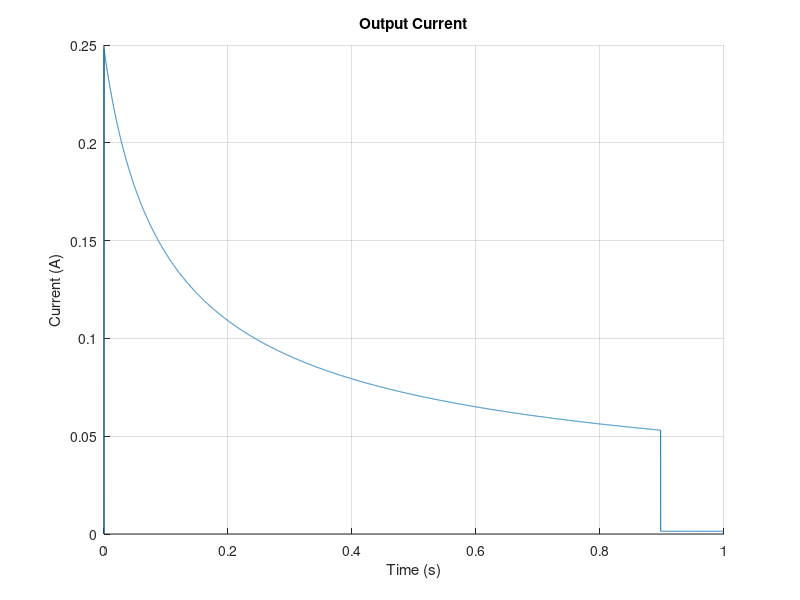
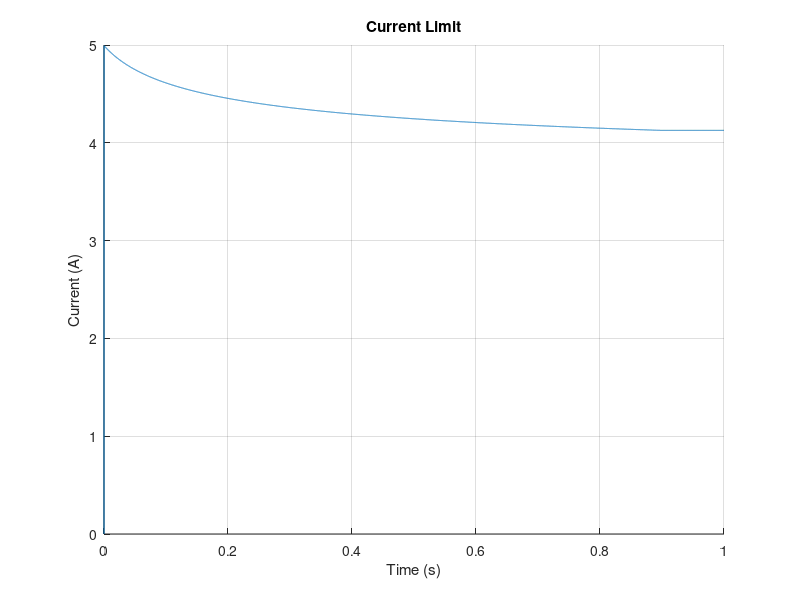
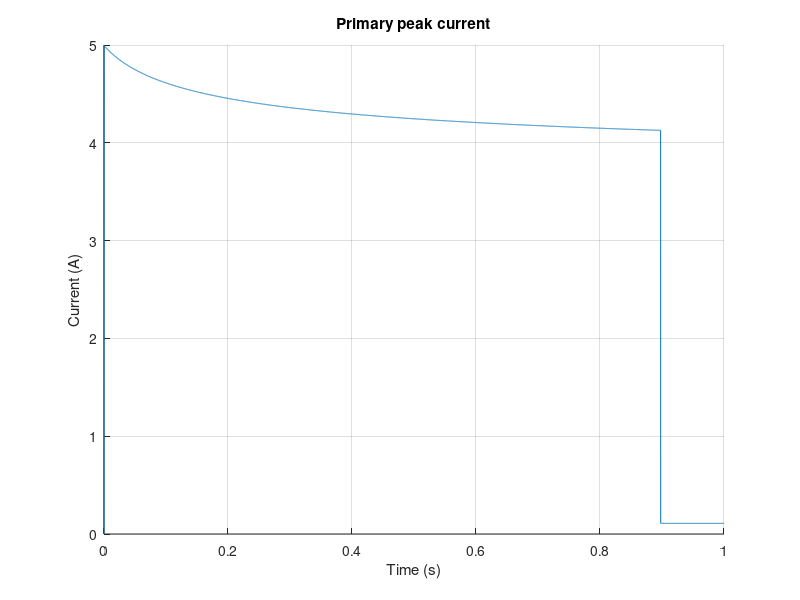
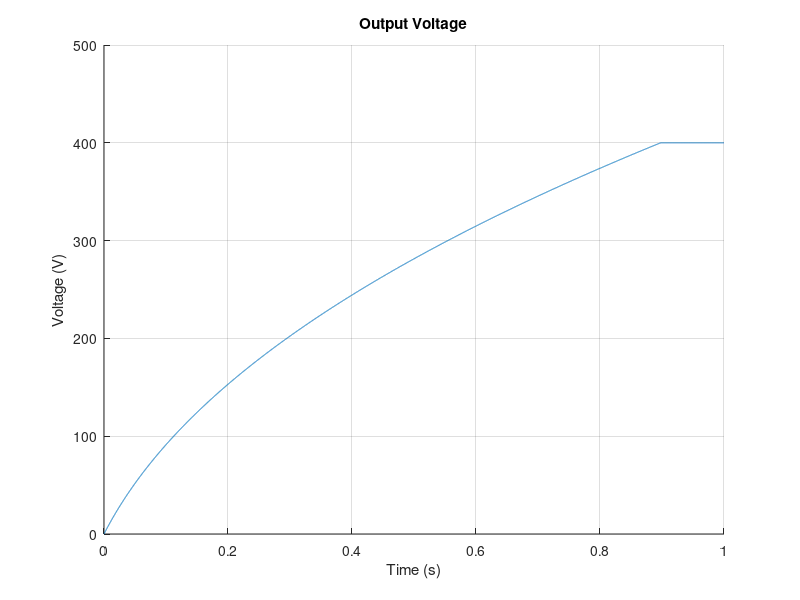

Recreate these plots in MATLAB, in order. (Note: this script raises an error after producing the figures.)
% LM5022 Datasheet: https://www.ti.com/lit/ds/symlink/lm5022.pdf
% LM5022 Flyback reference design: https://www.ti.com/lit/ug/tiduco4/tiduco4.pdf
% Opto feedback design doc: https://www.ti.com/lit/an/sluaa66/sluaa66.pdf

% Simulation settings
PRODUCE_PLOTS = 1;

% Simulation time steps
t_end = 1;
t_step = t_end/1e4;

% Capacitor Specs
Cload = 200e-6; % Output capacitance
ESRload = 2.1e-3; % ESR of output capacitor; 2P2S configuration means effective ESR is the same as one of the 4 caps.

% Bleed Resistor
Rload = 286e3; % Bleed resistor for Steady State calcs

% Output Diode Forward Voltage
Vf = 1.2; % Output Diode Forward Voltage

% Design details
Vload_max = 400; % Output regulation voltage limit
N12 = 1/20; % Transformer N1:N2
Vin = 12; % 12 < Vin < 16.8
fsw = 250e3; % 250khz
Ripple_ratio = 0.03; % 3% Vin ripple ratio requirement

% Transformer specs
Lpri = 5.1e-6;
Lpri_leakage = Lpri*.03;
Lsec = 2e-3;

% Change Rsns, Rs2, and Rs1 to change the current limit
Rsns = 100e-3; % Primary side switch current sense resistor
Rs2 = 1e3; % Rs2 and Rs1 are as referred to in LM5022 datasheet. 
Rs1 = 100;

%LM5022 params
Dmax = 0.9; % Maximum duty cycle
Vcl = 0.5; % Current limit thresh
Icl = 45e-6; % Current limit injected current
Rcl_int = 2e3; % internal current limit resistance

%GaN FET params
Rdson = 1.8e-3;
Qg = 23e-9;
Coss = 1e-9;
Rgate_tot = 5; % MOSFET Rg + any external gate resistor
Vdrive = 6;
Vdsmax = 100; % Raw max VDS stress

% Snubber specs
Vds_fos = 1.5; % FOS to apply to VDS
Vsn_ripple_max = 0.2; % Ratio of vsn max ripple to vsn

%Simulation outputs
Vload = zeros([t_end / t_step + 1 1]); % Output load voltage
Iload = zeros([t_end / t_step + 1 1]); % Output load current, which equals Isec_avg
Ilim = zeros([t_end / t_step + 1 1]); % Current limit resulting from Rsns, Rs1/Rs2, and current limit comparator
Ipri_pk = zeros([t_end / t_step + 1 1]); % Primary side peak current
Isec_pk = zeros([t_end / t_step + 1 1]); % Secondary side peak current
Ipri_avgpk = zeros([t_end / t_step + 1 1]); % Primary side average current during on time
Isec_avgpk = zeros([t_end / t_step + 1 1]); % Secondary side average current during on time
D = zeros([t_end / t_step + 1 1]); % Switch Duty Cycle

%Intermediate vals for CCM calculation
Lpri_crit = zeros([t_end / t_step + 1 1]);
Lsec_crit = zeros([t_end / t_step + 1 1]);

t_charged = 0;

t = zeros([t_end / t_step + 1 1]);

index = 1;
while (t(index) < t_end - 1e-12) 

    % Duty cycle and switch voltage/current calculations
    D(index + 1) = min((Vload(index) + Vf)*N12 / (Vin + (Vload(index) + Vf)*N12), Dmax);
    Ilim(index + 1) = max((Vcl - (Rs2 + Rs1 + Rcl_int) * Icl * D(index + 1)) / Rsns, 0);
    if (Vload (index) >= Vload_max)
        if (t_charged == 0)
            t_charged = t(index);
        end
        Vload (index + 1) = Vload(index); % Assume perfect DC regulation (I know, I know...)
        Iload(index + 1) = Vload(index + 1) / Rload;
        Isec_avgpk(index + 1) = Iload(index + 1) / (1 - D(index + 1));
        Isec_pk(index + 1) = 2 * Isec_avgpk(index + 1) / (2 - (1 - D(index + 1)));
        Ipri_avgpk(index + 1) = Isec_avgpk(index + 1) / N12;
        Ipri_pk(index + 1) = 2 * Ipri_avgpk(index + 1) / (2 - D(index + 1));
    else
        Ipri_pk(index + 1) = Ilim(index + 1);
        Ipri_avgpk(index + 1) = Ipri_pk(index + 1) * (2 - D(index + 1)) / 2;
        Isec_avgpk(index + 1) = Ipri_avgpk(index + 1) * N12;
        Iload(index + 1) = Isec_avgpk(index + 1) * (1 - D(index + 1));
        Vload(index + 1) = Vload(index) + (Iload(index + 1) - Vload(index) / Rload) * t_step / Cload;
    end

    % CCM calculation
    Lsec_crit(index + 1) = (1 - D(index + 1))^2 * Vload(index + 1) / (2 * Iload(index + 1) * (fsw));
    Lpri_crit(index + 1) = Lsec_crit(index + 1) * (N12^2);
    
    t(index + 1) = t(index) + t_step;
    index = index + 1;
end

Ipri_rms = Ipri_avgpk .* sqrt(D); % RMS primary side current
Isec_rms = Isec_avgpk .* sqrt(1 - D); % RMS secondary side current

% Snubber calculations
Vsnmax = min((Vdsmax / Vds_fos - (Vload + Vf) * N12 - Vin) / (1 + Vsn_ripple_max / 2));
Rsnmax = Vsnmax .^2 ./ (fsw * 0.5 * Lpri_leakage * Ipri_pk.^2 .* Vsnmax ./ (Vsnmax - N12 * (Vload + Vf)));
Csnmin = Vsnmax ./ (Vsnmax * Vsn_ripple_max * fsw);

% Efficiency calculation
trise = Rgate_tot * Qg / Vdrive; % Assumes one RC constant is good to turn on/off FET
tfall = Rgate_tot * Qg / Vdrive;
Pdiode = Iload * Vf; % Power lost in output diode
Prsns = Ipri_rms.^2 * Rsns; % Power lost in sense resistor
Prload = Vload.^2 / Rload; % Rload in this case is purely a parasitic draw
Prdson = Ipri_rms.^2 * Rdson; % Power lost in FET rdson
Pdrive = fsw * Qg * Vdrive * ones([t_end / t_step + 1 1]); % Power lost in driving FET
Poss = 0.5*Coss * (Vin^2) * fsw * ones([t_end / t_step + 1 1]); % Power lost in output capacitance of FET
Psw = 0.5 * Vin * fsw * (trise * Vdrive / Rgate_tot + tfall * Vdrive / Rgate_tot) * ones([t_end / t_step + 1 1]); 
Psnubber = 0.5 * Lpri_leakage * Ipri_pk.^2 * fsw; % Snubber power loss
Ptotal = Pdiode + Prsns + Prload + Prdson + Pdrive + Poss + Psw + Psnubber;
Pin = Iload .* Vload; % I know this should be Vin * Iin but you'd have to do Ipri_rms * Vpri_rms and I dont feel like calculating Vpri_rms. Deal with it; assume ideal conversion
eff = max(1 - Ptotal ./ Pin, 0); % Max 0 becomes pin is sometimes zero causing eff to be -inf. lol

disp("Cin(min) (uF):");
disp(1e6*max(Ipri_pk .* D) / (fsw * Vin * Ripple_ratio));
disp("Time to capacitor charge (s): ");
disp(t_charged);
disp("Secondary critical inductance if aiming for always CCM (H): ");
disp(max(Lsec_crit));
disp("Primary critical inductance if aiming for always CCM (H): ");
disp(max(Lpri_crit));
disp("Secondary critical inductance if DCM allowable at steady state (H):");
disp(max(Lsec_crit(1:floor(t_charged / t_step)))); 
disp("Primary critical inductance if DCM allowable at steady state (H):");
disp(max(Lpri_crit(1:floor(t_charged / t_step))));

disp("Average Efficiency:");
disp(1 - sum(Ptotal) / sum(Pin));

disp("Calculated snubber voltage:");
disp(Vsnmax);

disp("Maximum snubber resistance:");
disp(min(Rsnmax));

disp("Minimum snubber capacitance:");
disp(max(Csnmin));


if (PRODUCE_PLOTS)
    figure()
    hold on
    plot(t, Iload);
    xlabel('Time (s)');
    ylabel('Current (A)');
    title('Output Current');
    grid on
    hold off
    
    figure()
    hold on
    plot(t, Ilim);
    xlabel('Time (s)');
    ylabel('Current (A)');
    title('Current Limit');
    grid on
    hold off
    
    figure()
    hold on
    plot(t, Ipri_pk);
    xlabel('Time (s)');
    ylabel('Current (A)');
    title('Primary peak current');
    grid on
    hold off
    
    figure()
    hold on
    plot(t, Vload);
    xlabel('Time (s)');
    ylabel('Voltage (V)');
    title('Output Voltage');
    grid on
    hold off
    
    figure()
    hold on
    plot(t, D);
    xlabel('Time (s)');
    ylabel('Duty');
    title('Duty Cycle');
    grid on
    hold off
    
    figure()
    hold on
    plot(t, 1e3*Lpri_crit);
    plot(t, 1e3*Lsec_crit);
    xlabel('Time (s)');
    ylabel('Critical inductance (mH)');
    title('Critical inductance for primary and secondary');
    grid on
    hold off
    
    figure()
    hold on
    plot(t, eff);
    xlabel('Time (s)');
    ylabel('Efficiency');
    title('Efficiency vs Time');
    grid on
    hold off
    
    figure()
    hold on
    plot(t, Pin);
    xlabel('Time (s)');
    ylabel('Power In (W)');
    title('Power In');
    grid on
    hold off
    
    figure()
    hold on
    plot(t, Ptotal);
    plot(t, Prsns);
    plot(t, Prload);
    plot(t, Prdson);
    plot(t, Pdrive);
    plot(t, Poss);
    plot(t, Psw);
    plot(t, Psnubber);
    colororder("glow12");
    legend('Ptotal', 'Prsns', 'Prload', 'Prdson', 'Pdrive', 'Poss', 'Psw', 'Psnubber');
    xlabel('Time (s)');
    ylabel('Total power lost (W)');
    title('Power Lost');
    grid on
    hold off

end
